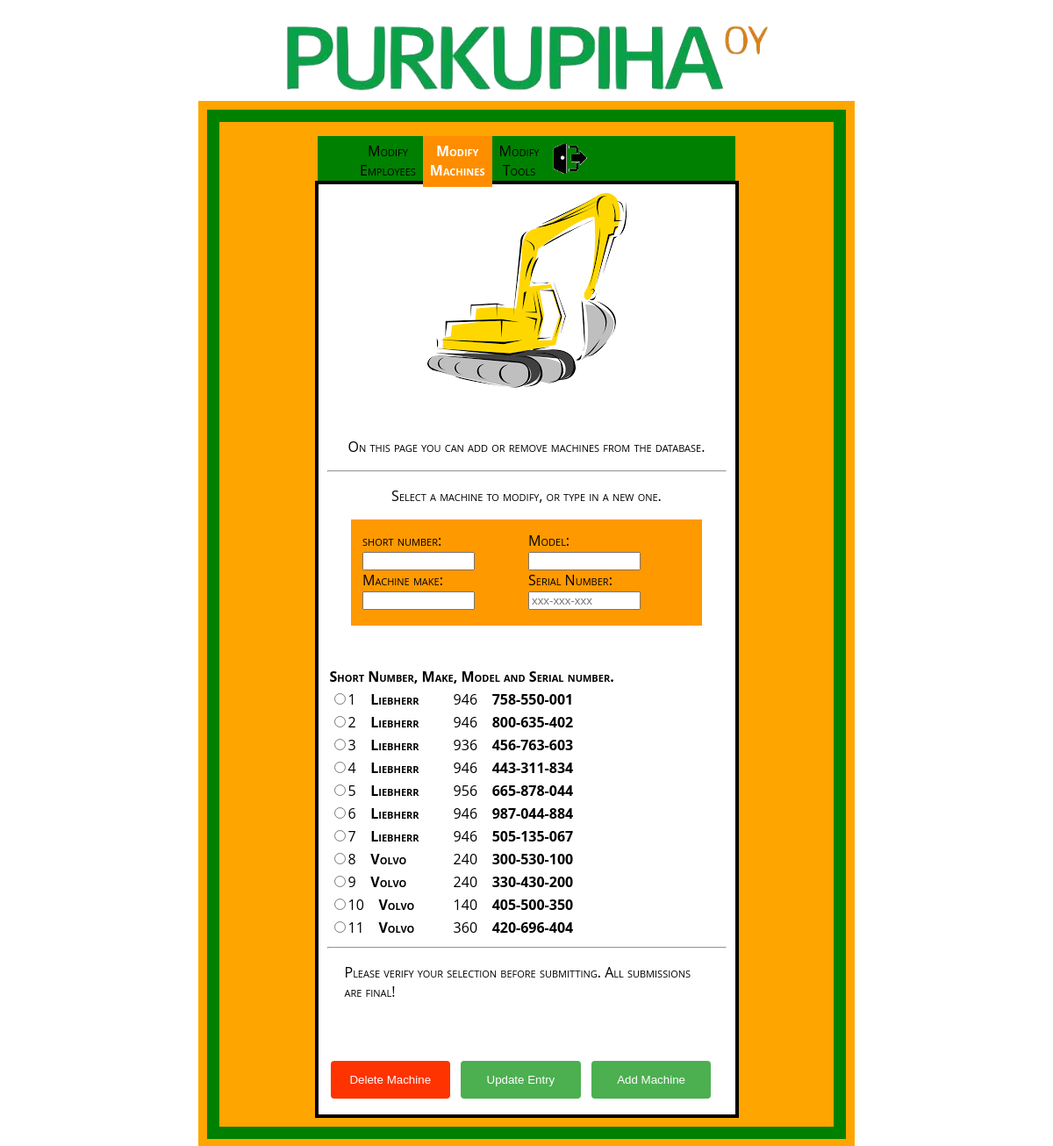
The page /combined_machine.php (signed in) on the database its author committed.
### tables this page shows
CREATE TABLE bigmachines (
	id int AUTO_INCREMENT PRIMARY KEY,
	make varchar(120) NOT NULL,
	model varchar(120) NOT NULL,
	serialnum varchar(20),
	shortref int
);

### combined_machine.php (the view, shortened to what this page needs)
<!DOCTYPE html>
<html lang="en">
	<head>
		<link rel="stylesheet" type="text/css" href="newstyle.css">
	</head>
	<body>
	</body>
	<div class="logo">
<a href="index.php"><img class="purkupihaoy" src="images/ppoy.png"></a>
	</div>
<div class="mainbox">
	<div class="nav">
		<ul>
			<li><a href="combined_employee.php">Modify<br>Employees</a></li>
		  <li><a class="active" href="combined_machine.php">Modify<br>Machines</a></li>
		  <li><a href="combined_tools.php">Modify<br>Tools</a></li>
			<li><a href="logout.php"><img class="logout" src="images/logout.png" width="40"></a></li>
		</ul>
	</div>
<div class="form">
 <form action = "<?php echo htmlentities($_SERVER['PHP_SELF']); ?>" method = "post">
	  <div class="machine">
	<img src="images/excavator.png" class="machine"><br>
	  </div><br>
<p align="center">On this page you can add or remove machines from the database.</p>
	<hr>
<?php
require_once "connect.php";
echo '<div align="center">';
echo '<p align="center">Select a machine to modify, or type in a new one.</p>';
echo '<table border=0 style="background:#ff9900;padding:10px 10px 15px 10px"><tr>';
echo '<td valign="top">';
echo '<label>short number:</label><br>';
echo '<input type="text" name="newshort" id="newshort" /><br>';
echo '<label>Machine make:</label><br>';
echo '<input type="text" value="" name="newmake" id="newmake" /><br>';
echo '</td>';
echo '<td valign="top">';
echo '<label>Model:</label><br>';
echo '<input type="text" value="" name="message" id="message" maxlength="35"/><br>';
echo '<label>Serial Number:</label><br>';
echo '<input type="text"  placeholder="xxx-xxx-xxx" name="serial" id="serial" maxlength="35"/>';
echo '</td></tr></table>';
echo '</div>';
echo '<br><br>';
				$query = "SELECT * FROM bigmachines";
				$result = mysqli_query($dbc, $query);
				echo '<table border=0><th colspan="2">Short Number, Make, Model and Serial number.</th>';
				while ($row = mysqli_fetch_array($result))	{
					echo '<tr><td><input type="radio" value="' .$row['id'] . '" name="serviced[]" />';
					echo $row['shortref'];
					echo '<strong>&nbsp;&nbsp;';
					echo ' &nbsp;' . $row['make'];
					echo '</strong>';
					echo '</td><td>';
					echo ' ' . $row['model'];
					echo '<strong>&nbsp;&nbsp;';
					echo ' &nbsp;' . $row['serialnum'];
					echo '</strong>';
					echo '</td></tr>';
				}
echo '</table>';
echo '<hr>';
echo '<p>Please verify your selection before submitting. All submissions are final!</p><br><br>';
	?>
<input type="submit" name="submit" value="Delete Machine" style="background:#ff3300;">
<input type="submit" name="updatetable" value="Update Entry">
<input type="submit" name="addnewmachine" value="Add Machine">
</form>
</div>
</div>
</html>

### newstyle.css (style rules this page uses)
body { color: black; background-color: white; font-size: 100%; 2.5em; font-variant: small-caps; font-weight: 400; font-family: Open Sans,sans-serif; }
p { margin-left: 20px; margin-right: 20px; }
img.purkupihaoy { padding-bottom: 10px; margin-left: auto; margin-right: auto; max-width: 80%; height: auto; display: block; padding: 15px; }
img.machine { display: block; margin-left: auto; margin-right: auto; height: auto; }
div.logo { margin: auto; max-width: 700px; min-width: 468px; height: auto; }
div.mainbox { border: solid green 14px; outline: solid orange 10px; max-width: 700px; min-width: 590px; height: 80%; background-color: orange; margin: auto; }
div.nav { margin: auto; max-width: 68%; min-width: 438px; min-height: 70px; max-height: 20%; position: bottom; background-color: black; }
div.form { margin: auto; margin-top: -19px; margin-bottom: 10px; border: solid black 4px; max-width: 65%; min-width: 428px; position: top; background-color: white; padding: 10px; }
div.machine { margin: auto; max-width: 80%; height: 240px; border: 0px; background: no-repeat center; }
input { color: lightgray; }
input[type=text] { width: 65%; }
input[type=submit] { width: 30%; background-color: #4CAF50; color: white; padding: 14px 20px; margin: 8px 4px; border: none; border-radius: 4px; cursor: pointer; }
ul { list-style-type: none; overflow: hidden; background-color: green; position: bottom; }
li { float: left; }
li a { display: block; color: black; text-align: center; padding: 6px 8px 8px 8px; text-decoration: none; }
.active { background-color: #ff8d00; color: white; font-weight: bold; }

### rows shown on the page
bigmachines: shortref "1", make "Liebherr", model "946", serialnum "758-550-001"
bigmachines: shortref "2", make "Liebherr", model "946", serialnum "800-635-402"
bigmachines: shortref "3", make "Liebherr", model "936", serialnum "456-763-603"
bigmachines: shortref "4", make "Liebherr", model "946", serialnum "443-311-834"
bigmachines: shortref "5", make "Liebherr", model "956", serialnum "665-878-044"
bigmachines: shortref "6", make "Liebherr", model "946", serialnum "987-044-884"
bigmachines: shortref "7", make "Liebherr", model "946", serialnum "505-135-067"
bigmachines: shortref "8", make "Volvo", model "240", serialnum "300-530-100"
bigmachines: shortref "9", make "Volvo", model "240", serialnum "330-430-200"
bigmachines: shortref "10", make "Volvo", model "140", serialnum "405-500-350"
bigmachines: shortref "11", make "Volvo", model "360", serialnum "420-696-404"
